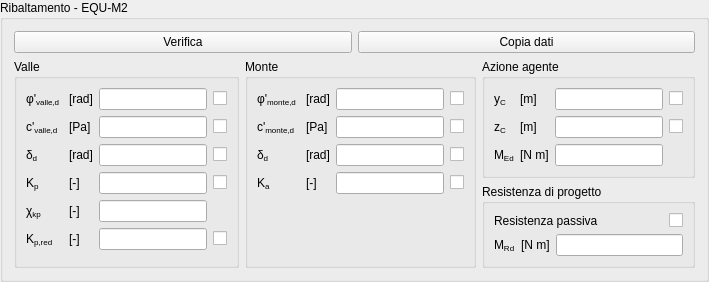
            <widget class="QGroupBox" name="EQoverturningGBox">
             <property name="title">
              <string>Ribaltamento - EQU-M2</string>
             </property>
             <layout class="QGridLayout" name="gridLayout_39">
              <item row="1" column="0" rowspan="2">
               <widget class="QGroupBox" name="EQoverTurningDownParametersGBox">
                <property name="title">
                 <string>Valle</string>
                </property>
                <layout class="QGridLayout" name="gridLayout_44">
                 <item row="2" column="1">
                  <widget class="QLabelUnitMeasure" name="EQoverturningSoilDownDeltaDUMLabel">
                   <property name="text">
                    <string>&lt;html&gt;&lt;/head&gt;
&lt;body&gt;
[rad]&lt;/body&gt;&lt;/html&gt;</string>
                   </property>
                  </widget>
                 </item>
                 <item row="0" column="2">
                  <widget class="QLineEditValue" name="EQoverturningSoilDownPhiPrimeDLEdit"/>
                 </item>
                 <item row="0" column="3">
                  <widget class="QCheckBoxReadOnly" name="EQoverturningSoilDownPhiPrimeDCheckBox">
                   <property name="text">
                    <string/>
                   </property>
                  </widget>
                 </item>
                 <item row="3" column="3">
                  <widget class="QCheckBoxReadOnly" name="EQoverturningKpCheckBox">
                   <property name="text">
                    <string/>
                   </property>
                  </widget>
                 </item>
                 <item row="4" column="1">
                  <widget class="QLabelUnitMeasure" name="EQoverturningChiKpUMLabel">
                   <property name="text">
                    <string>&lt;html&gt;&lt;/head&gt;
&lt;body&gt;[-]&lt;/body&gt;&lt;/html&gt;</string>
                   </property>
                  </widget>
                 </item>
                 <item row="0" column="0">
                  <widget class="QLabelRichName" name="EQoverturningSoilDownPhiPrimeDLabel">
                   <property name="text">
                    <string>&lt;!DOCTYPE HTML PUBLIC &quot;-//W3C//DTD HTML 4.0//EN&quot; &quot;http://www.w3.org/TR/REC-html40/strict.dtd&quot;&gt;
&lt;html&gt;&lt;/head&gt;
&lt;body&gt;
φ'&lt;span style=&quot; vertical-align:sub;&quot;&gt;valle,d&lt;/span&gt;
&lt;/body&gt;&lt;/html&gt;</string>
                   </property>
                  </widget>
                 </item>
                 <item row="3" column="0">
                  <widget class="QLabelRichName" name="EQoverturningKpLabel">
                   <property name="text">
                    <string>&lt;!DOCTYPE HTML PUBLIC &quot;-//W3C//DTD HTML 4.0//EN&quot; &quot;http://www.w3.org/TR/REC-html40/strict.dtd&quot;&gt;
&lt;html&gt;&lt;/head&gt;
&lt;body&gt;
K&lt;span style=&quot; vertical-align:sub;&quot;&gt;p&lt;/span&gt;
&lt;/body&gt;&lt;/html&gt;</string>
                   </property>
                  </widget>
                 </item>
                 <item row="2" column="2">
                  <widget class="QLineEditValue" name="EQoverturningSoilDownDeltaDLEdit"/>
                 </item>
                 <item row="2" column="0">
                  <widget class="QLabelRichName" name="EQoverturningSoilDownDeltaDLabel">
                   <property name="text">
                    <string>&lt;html&gt;&lt;/head&gt;
&lt;body&gt;
δ&lt;span style=&quot; vertical-align:sub;&quot;&gt;d&lt;/span&gt;
&lt;/body&gt;&lt;/html&gt;</string>
                   </property>
                  </widget>
                 </item>
                 <item row="2" column="3">
                  <widget class="QCheckBoxReadOnly" name="EQoverturningSoilDownDeltaDCheckBox">
                   <property name="text">
                    <string/>
                   </property>
                  </widget>
                 </item>
                 <item row="4" column="0">
                  <widget class="QLabelRichName" name="EQoverturningChiKpLabel">
                   <property name="text">
                    <string>&lt;html&gt;&lt;/head&gt;
&lt;body&gt;
χ&lt;span style=&quot; vertical-align:sub;&quot;&gt;kp&lt;/span&gt;
&lt;/body&gt;&lt;/html&gt;</string>
                   </property>
                  </widget>
                 </item>
                 <item row="4" column="2">
                  <widget class="QLineEditValue" name="EQoverturningChiKpLEdit"/>
                 </item>
                 <item row="0" column="1">
                  <widget class="QLabelUnitMeasure" name="EQoverturningSoilDownPhiPrimeDUMLabel">
                   <property name="text">
                    <string>&lt;html&gt;&lt;/head&gt;
&lt;body&gt;
[rad]&lt;/body&gt;&lt;/html&gt;</string>
                   </property>
                  </widget>
                 </item>
                 <item row="3" column="1">
                  <widget class="QLabelUnitMeasure" name="EQoverturningKpUMLabel">
                   <property name="text">
                    <string>&lt;html&gt;&lt;/head&gt;
&lt;body&gt;[-]&lt;/body&gt;&lt;/html&gt;</string>
                   </property>
                  </widget>
                 </item>
                 <item row="3" column="2">
                  <widget class="QLineEditValue" name="EQoverturningKpLEdit"/>
                 </item>
                 <item row="5" column="0">
                  <widget class="QLabelRichName" name="EQoverturningKpRedLabel">
                   <property name="text">
                    <string>&lt;!DOCTYPE HTML PUBLIC &quot;-//W3C//DTD HTML 4.0//EN&quot; &quot;http://www.w3.org/TR/REC-html40/strict.dtd&quot;&gt;
&lt;html&gt;&lt;/head&gt;
&lt;body&gt;
K&lt;span style=&quot; vertical-align:sub;&quot;&gt;p,red&lt;/span&gt;
&lt;/body&gt;&lt;/html&gt;</string>
                   </property>
                  </widget>
                 </item>
                 <item row="5" column="1">
                  <widget class="QLabelUnitMeasure" name="EQoverturningKpRedUMLabel">
                   <property name="text">
                    <string>&lt;html&gt;&lt;/head&gt;
&lt;body&gt;[-]&lt;/body&gt;&lt;/html&gt;</string>
                   </property>
                  </widget>
                 </item>
                 <item row="5" column="2">
                  <widget class="QLineEditValue" name="EQoverturningKpRedLEdit"/>
                 </item>
                 <item row="5" column="3">
                  <widget class="QCheckBoxReadOnly" name="EQoverturningKpRedCheckBox">
                   <property name="text">
                    <string/>
                   </property>
                  </widget>
                 </item>
                 <item row="1" column="0">
                  <widget class="QLabelRichName" name="EQoverturningSoilDownCPrimeDLabel">
                   <property name="text">
                    <string>&lt;html&gt;&lt;/head&gt;
&lt;body&gt;
c'&lt;span style=&quot; vertical-align:sub;&quot;&gt;valle,d&lt;/span&gt;
&lt;/body&gt;&lt;/html&gt;</string>
                   </property>
                  </widget>
                 </item>
                 <item row="1" column="1">
                  <widget class="QLabelUnitMeasure" name="EQoverturningSoilDownCPrimeDUMLabel">
                   <property name="text">
                    <string>&lt;html&gt;&lt;/head&gt;
&lt;body&gt;
[Pa]&lt;/body&gt;&lt;/html&gt;</string>
                   </property>
                  </widget>
                 </item>
                 <item row="1" column="2">
                  <widget class="QLineEditValue" name="EQoverturningSoilDownCPrimeDLEdit"/>
                 </item>
                 <item row="1" column="3">
                  <widget class="QCheckBoxReadOnly" name="EQoverturningSoilDownCPrimeDCheckBox">
                   <property name="text">
                    <string/>
                   </property>
                  </widget>
                 </item>
                </layout>
               </widget>
              </item>
              <item row="1" column="1" rowspan="2">
               <widget class="QGroupBox" name="EQoverTurningUpParametersGBox">
                <property name="title">
                 <string>Monte</string>
                </property>
                <layout class="QGridLayout" name="gridLayout_42">
                 <item row="3" column="1">
                  <widget class="QLabelUnitMeasure" name="EQoverturningKaUMLabel">
                   <property name="text">
                    <string>&lt;html&gt;&lt;/head&gt;
&lt;body&gt;[-]&lt;/body&gt;&lt;/html&gt;</string>
                   </property>
                  </widget>
                 </item>
                 <item row="0" column="1">
                  <widget class="QLabelUnitMeasure" name="EQoverturningSoilUpPhiPrimeDUMLabel">
                   <property name="text">
                    <string>&lt;html&gt;&lt;/head&gt;
&lt;body&gt;
[rad]&lt;/body&gt;&lt;/html&gt;</string>
                   </property>
                  </widget>
                 </item>
                 <item row="0" column="3">
                  <widget class="QCheckBoxReadOnly" name="EQoverturningSoilUpPhiPrimeDCheckBox">
                   <property name="text">
                    <string/>
                   </property>
                  </widget>
                 </item>
                 <item row="0" column="2">
                  <widget class="QLineEditValue" name="EQoverturningSoilUpPhiPrimeDLEdit"/>
                 </item>
                 <item row="0" column="0">
                  <widget class="QLabelRichName" name="EQoverturningSoilUpPhiPrimeDLabel">
                   <property name="text">
                    <string>&lt;!DOCTYPE HTML PUBLIC &quot;-//W3C//DTD HTML 4.0//EN&quot; &quot;http://www.w3.org/TR/REC-html40/strict.dtd&quot;&gt;
&lt;html&gt;&lt;/head&gt;
&lt;body&gt;
φ'&lt;span style=&quot; vertical-align:sub;&quot;&gt;monte,d&lt;/span&gt;
&lt;/body&gt;&lt;/html&gt;</string>
                   </property>
                  </widget>
                 </item>
                 <item row="2" column="0">
                  <widget class="QLabelRichName" name="EQoverturningSoilUpDeltaDLabel">
                   <property name="text">
                    <string>&lt;html&gt;&lt;/head&gt;
&lt;body&gt;
δ&lt;span style=&quot; vertical-align:sub;&quot;&gt;d&lt;/span&gt;
&lt;/body&gt;&lt;/html&gt;</string>
                   </property>
                  </widget>
                 </item>
                 <item row="2" column="1">
                  <widget class="QLabelUnitMeasure" name="EQoverturningSoilUpDeltaDUMLabel">
                   <property name="text">
                    <string>&lt;html&gt;&lt;/head&gt;
&lt;body&gt;
[rad]&lt;/body&gt;&lt;/html&gt;</string>
                   </property>
                  </widget>
                 </item>
                 <item row="2" column="2">
                  <widget class="QLineEditValue" name="EQoverturningSoilUpDeltaDLEdit"/>
                 </item>
                 <item row="2" column="3">
                  <widget class="QCheckBoxReadOnly" name="EQoverturningSoilUpDeltaDCheckBox">
                   <property name="text">
                    <string/>
                   </property>
                  </widget>
                 </item>
                 <item row="3" column="0">
                  <widget class="QLabelRichName" name="EQoverturningKaLabel">
                   <property name="text">
                    <string>&lt;!DOCTYPE HTML PUBLIC &quot;-//W3C//DTD HTML 4.0//EN&quot; &quot;http://www.w3.org/TR/REC-html40/strict.dtd&quot;&gt;
&lt;html&gt;&lt;/head&gt;
&lt;body&gt;
K&lt;span style=&quot; vertical-align:sub;&quot;&gt;a&lt;/span&gt;
&lt;/body&gt;&lt;/html&gt;</string>
                   </property>
                  </widget>
                 </item>
                 <item row="3" column="2">
                  <widget class="QLineEditValue" name="EQoverturningKaLEdit"/>
                 </item>
                 <item row="3" column="3">
                  <widget class="QCheckBoxReadOnly" name="EQoverturningKaCheckBox">
                   <property name="text">
                    <string/>
                   </property>
                  </widget>
                 </item>
                 <item row="4" column="0" colspan="4">
                  <spacer name="verticalSpacer_5">
                   <property name="orientation">
                    <enum>Qt::Vertical</enum>
                   </property>
                   <property name="sizeHint" stdset="0">
                    <size>
                     <width>20</width>
                     <height>40</height>
                    </size>
                   </property>
                  </spacer>
                 </item>
                 <item row="1" column="0">
                  <widget class="QLabelRichName" name="EQoverturningSoilUpCPrimeDLabel">
                   <property name="text">
                    <string>&lt;html&gt;&lt;/head&gt;
&lt;body&gt;
c'&lt;span style=&quot; vertical-align:sub;&quot;&gt;monte,d&lt;/span&gt;
&lt;/body&gt;&lt;/html&gt;</string>
                   </property>
                  </widget>
                 </item>
                 <item row="1" column="1">
                  <widget class="QLabelUnitMeasure" name="EQoverturningSoilUpCPrimeDUMLabel">
                   <property name="text">
                    <string>&lt;html&gt;&lt;/head&gt;
&lt;body&gt;
[Pa]&lt;/body&gt;&lt;/html&gt;</string>
                   </property>
                  </widget>
                 </item>
                 <item row="1" column="3">
                  <widget class="QCheckBoxReadOnly" name="EQoverturningSoilUpCPrimeDCheckBox">
                   <property name="text">
                    <string/>
                   </property>
                  </widget>
                 </item>
                 <item row="1" column="2">
                  <widget class="QLineEditValue" name="EQoverturningSoilUpCPrimeDLEdit"/>
                 </item>
                </layout>
               </widget>
              </item>
              <item row="1" column="2">
               <widget class="QGroupBox" name="EQoverTurningLoadGBox">
                <property name="title">
                 <string>Azione agente</string>
                </property>
                <layout class="QGridLayout" name="gridLayout_45">
                 <item row="0" column="0">
                  <widget class="QLabelRichName" name="EQoverturningYCLabel">
                   <property name="text">
                    <string>&lt;html&gt;&lt;/head&gt;
&lt;body&gt;
y&lt;span style=&quot; vertical-align:sub;&quot;&gt;C&lt;/span&gt;&lt;/body&gt;&lt;/html&gt;</string>
                   </property>
                  </widget>
                 </item>
                 <item row="0" column="1">
                  <widget class="QLabelUnitMeasure" name="EQoverturningYCUMLabel">
                   <property name="text">
                    <string>&lt;html&gt;&lt;/head&gt;
&lt;body&gt;
[m]&lt;/body&gt;&lt;/html&gt;</string>
                   </property>
                  </widget>
                 </item>
                 <item row="0" column="2">
                  <widget class="QLineEditValue" name="EQoverturningYCLEdit"/>
                 </item>
                 <item row="0" column="3">
                  <widget class="QCheckBoxReadOnly" name="EQoverturningYCCheckBox">
                   <property name="text">
                    <string/>
                   </property>
                  </widget>
                 </item>
                 <item row="1" column="0">
                  <widget class="QLabelRichName" name="EQoverturningZCLabel">
                   <property name="text">
                    <string>&lt;html&gt;&lt;/head&gt;
&lt;body&gt;
z&lt;span style=&quot; vertical-align:sub;&quot;&gt;C&lt;/span&gt;&lt;/body&gt;&lt;/html&gt;</string>
                   </property>
                  </widget>
                 </item>
                 <item row="1" column="1">
                  <widget class="QLabelUnitMeasure" name="EQoverturningZCUMLabel">
                   <property name="text">
                    <string>&lt;html&gt;&lt;/head&gt;
&lt;body&gt;
[m]&lt;/body&gt;&lt;/html&gt;</string>
                   </property>
                  </widget>
                 </item>
                 <item row="1" column="2">
                  <widget class="QLineEditValue" name="EQoverturningZCLEdit"/>
                 </item>
                 <item row="1" column="3">
                  <widget class="QCheckBoxReadOnly" name="EQoverturningZCCheckBox">
                   <property name="text">
                    <string/>
                   </property>
                  </widget>
                 </item>
                 <item row="2" column="0">
                  <widget class="QLabelRichName" name="EQoverturningMEdLabel">
                   <property name="text">
                    <string>&lt;html&gt;&lt;/head&gt;
&lt;body&gt;
M&lt;span style=&quot; vertical-align:sub;&quot;&gt;Ed&lt;/span&gt;&lt;/body&gt;&lt;/html&gt;</string>
                   </property>
                  </widget>
                 </item>
                 <item row="2" column="1">
                  <widget class="QLabelUnitMeasure" name="EQoverturningMEdUMLabel">
                   <property name="text">
                    <string>&lt;html&gt;&lt;/head&gt;
&lt;body&gt;
[N m]&lt;/body&gt;&lt;/html&gt;</string>
                   </property>
                  </widget>
                 </item>
                 <item row="2" column="2">
                  <widget class="QLineEditValue" name="EQoverturningMEdLEdit"/>
                 </item>
                </layout>
               </widget>
              </item>
              <item row="2" column="2">
               <widget class="QGroupBox" name="EQoverTurningDesignGBox">
                <property name="title">
                 <string>Resistenza di progetto</string>
                </property>
                <layout class="QGridLayout" name="gridLayout_38">
                 <item row="0" column="0" colspan="3">
                  <layout class="QHBoxLayout" name="overturningApplyKpHorLayout_2">
                   <item>
                    <widget class="QLabelRichName" name="EQoverturningApplyKpLabel">
                     <property name="sizePolicy">
                      <sizepolicy hsizetype="Expanding" vsizetype="Preferred">
                       <horstretch>0</horstretch>
                       <verstretch>0</verstretch>
                      </sizepolicy>
                     </property>
                     <property name="text">
                      <string>Resistenza passiva</string>
                     </property>
                    </widget>
                   </item>
                   <item>
                    <widget class="QCheckBoxReadOnly" name="EQoverturningApplyKpCheckBox">
                     <property name="text">
                      <string/>
                     </property>
                    </widget>
                   </item>
                  </layout>
                 </item>
                 <item row="1" column="0">
                  <widget class="QLabelRichName" name="EQoverturningMRdLabel">
                   <property name="text">
                    <string>&lt;html&gt;&lt;/head&gt;
&lt;body&gt;
M&lt;span style=&quot; vertical-align:sub;&quot;&gt;Rd&lt;/span&gt;&lt;/body&gt;&lt;/html&gt;</string>
                   </property>
                  </widget>
                 </item>
                 <item row="1" column="1">
                  <widget class="QLabelUnitMeasure" name="EQoverturningMRdUMLabel">
                   <property name="text">
                    <string>&lt;html&gt;&lt;/head&gt;
&lt;body&gt;
[N m]&lt;/body&gt;&lt;/html&gt;</string>
                   </property>
                  </widget>
                 </item>
                 <item row="1" column="2">
                  <widget class="QLineEditValue" name="EQoverturningMRdLEdit"/>
                 </item>
                </layout>
               </widget>
              </item>
              <item row="0" column="0" colspan="3">
               <layout class="QHBoxLayout" name="horizontalLayout_4">
                <item>
                 <widget class="QPushButton" name="EQoverturningPushButton">
                  <property name="text">
                   <string>Verifica</string>
                  </property>
                 </widget>
                </item>
                <item>
                 <widget class="QPushButton" name="EQoverturningCopyClipPButton">
                  <property name="text">
                   <string>Copia dati</string>
                  </property>
                 </widget>
                </item>
               </layout>
              </item>
             </layout>
            </widget>
